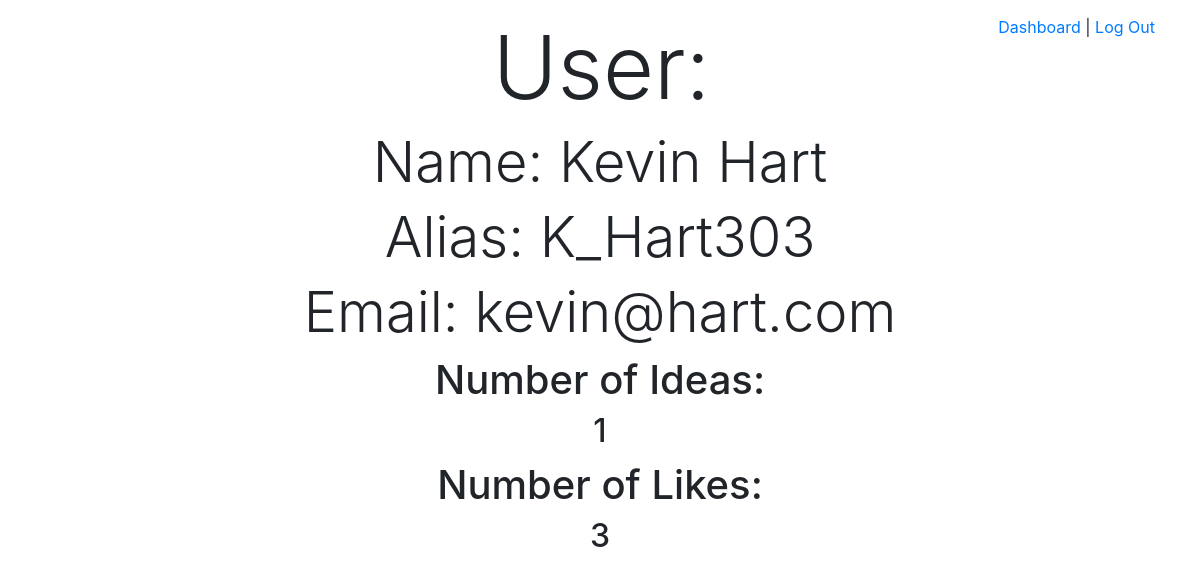
Page /user/5 (signed in) on the committed database.
### bright_app/models.py (models this page shows)
class User(models.Model):
    first_name = models.CharField(max_length=45)
    last_name = models.CharField(max_length=45)
    alias = models.CharField(max_length=45)
    email = models.EmailField(unique=True)
    password = models.CharField(max_length=255)
    objects = UserManager()

### bright_app/views.py (the view)
# urls.py: path('user/<int:id>', views.one_user),
def one_user(request, id):
    if 'user_id' not in request.session:
        return redirect('/')
    user = User.objects.get(id=id)
    ideas = Ideas.objects.filter(owner=user)
    context = {
        'user' : User.objects.get(id=id),
        'ideas' : ideas
    }
    return render(request, 'user.html', context)

### bright_app/templates/user.html (shortened to what this page needs)
<!DOCTYPE html>
<html lang="en">
<head>
    <link href="https://stackpath.bootstrapcdn.com/bootstrap/4.5.0/css/bootstrap.min.css" rel="stylesheet"
>
    {% load static %}
    <link rel="stylesheet" href="{% static 'style.css' %}">
</head>
<body>
    <div style="margin-top: 15px;" class="container">
        <div style="float: right;" class="logout">
            <p><a href="/display_all">Dashboard</a> | <a href="/logout">Log Out</a></p>
        </div>
        <div style="text-align: center;" class="user">
            <div>
                <h1 style="padding-left: 160px;" class="display-2">User:</h1>
                <h4 class="display-4">Name: {{user.first_name}} {{user.last_name}}</h4>
                <h4 class="display-4">Alias: {{user.alias}}</h4>
                <h4 class="display-4">Email: {{user.email}}</h4>
            </div>
            <h1 style="margin-top: 10px;">Number of Ideas:</h1>
            <h2>{{ideas.count}}</h2>
            <h1 style="margin-top: 10px;">Number of Likes:</h1>
            <h2>{{user.liked_ideas.count}}</h2>
        </div>
    </div>
</body>
</html>

### bright_app/static/style.css (style rules this page uses)
* { margin: 0 auto; }

### rows in the picture
User: first_name "Kevin", last_name "Hart", alias "K_Hart303", email "kevin@hart.com", liked_ideas.count "3"

### other values in the picture
{{ ideas.count }} "1"
